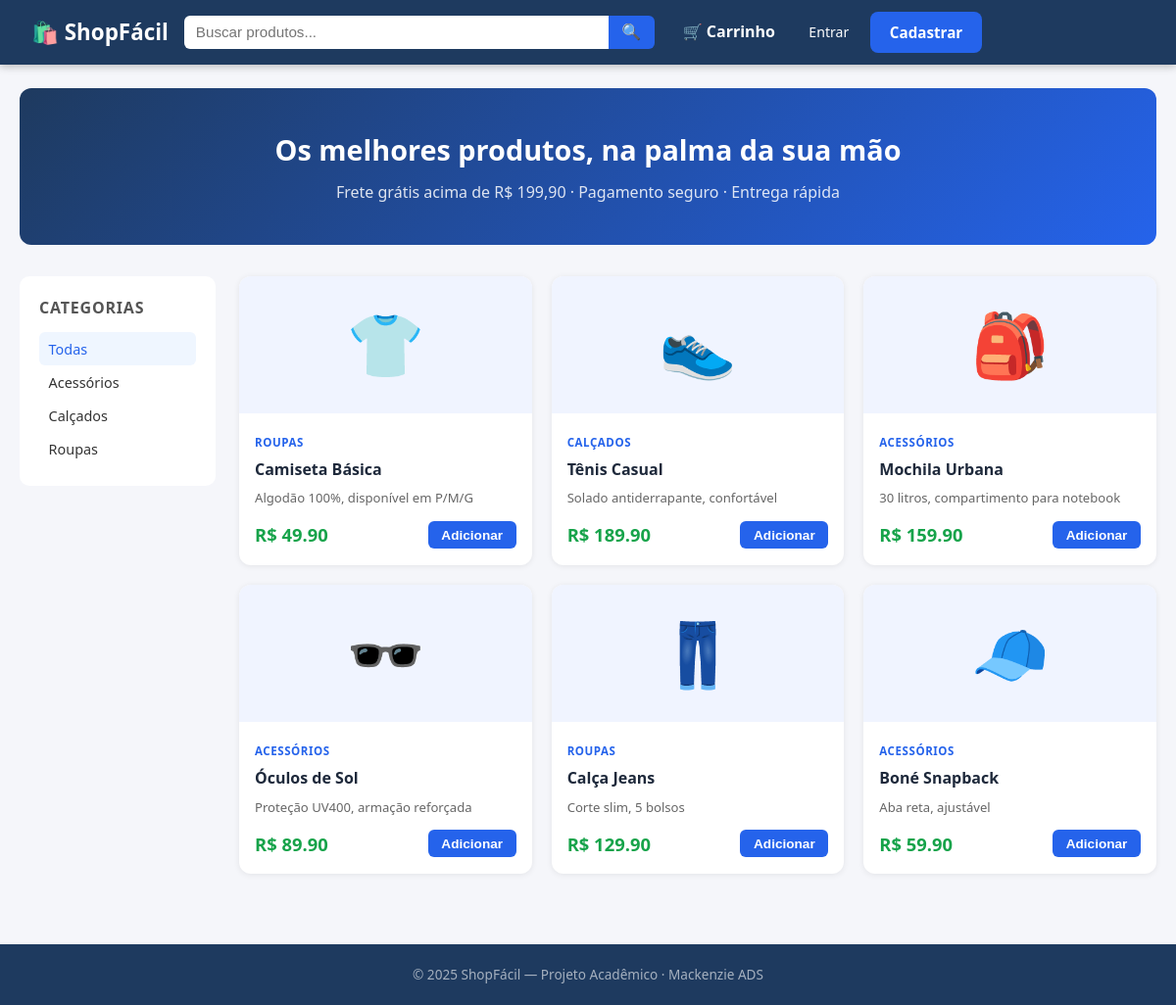
The page / on the database its author committed.
### tables this page shows
CREATE TABLE produto (
            id          INTEGER PRIMARY KEY AUTOINCREMENT,
            lojista_id  INTEGER NOT NULL REFERENCES usuario(id),
            nome        TEXT NOT NULL,
            descricao   TEXT,
            preco       REAL NOT NULL,
            estoque     INTEGER NOT NULL DEFAULT 0,
            categoria   TEXT,
            ativo       INTEGER NOT NULL DEFAULT 1
        );

### app.py (the view)
@app.route('/')
def index():
    busca = request.args.get('q', '').strip()
    categoria = request.args.get('cat', '').strip()
    sql = "SELECT * FROM produto WHERE ativo=1"
    args = []
    if busca:
        sql += " AND nome LIKE ?"
        args.append(f'%{busca}%')
    if categoria:
        sql += " AND categoria=?"
        args.append(categoria)
    produtos = query(sql, args)
    categorias = query("SELECT DISTINCT categoria FROM produto WHERE ativo=1 ORDER BY categoria")
    return render_template('index.html', produtos=produtos, categorias=categorias,
                           busca=busca, categoria_sel=categoria)

### app.py (called while the page is built)
def get_db():
    if 'db' not in g:
        g.db = sqlite3.connect(DATABASE)
        g.db.row_factory = sqlite3.Row
        g.db.execute("PRAGMA foreign_keys = ON")
    return g.db

def query(sql, args=(), one=False):
    cur = get_db().execute(sql, args)
    rv = cur.fetchall()
    return (rv[0] if rv else None) if one else rv

def get_cart():
    return session.setdefault('cart', {})

def cart_count():
    return sum(get_cart().values())

### templates/index.html (shortened to what this page needs)
{% extends 'base.html' %}
{% block content %}
<section class="hero">
  <h1>Os melhores produtos, na palma da sua mão</h1>
  <p>Frete grátis acima de R$ 199,90 · Pagamento seguro · Entrega rápida</p>
</section>
<div class="shop-layout">
  <aside class="sidebar">
    <h3>Categorias</h3>
    <ul class="cat-list">
      <li><a href="{{ url_for('index') }}" class="{{ 'active' if not categoria_sel }}">Todas</a></li>
      {% for c in categorias %}
        <li>
          <a href="{{ url_for('index', cat=c['categoria']) }}"
             class="{{ 'active' if categoria_sel == c['categoria'] }}">
            {{ c['categoria'] }}
          </a>
        </li>
      {% endfor %}
    </ul>
  </aside>
  <section class="products-area">
    {% if produtos %}
      <div class="product-grid">
        {% for p in produtos %}
          <div class="product-card">
            <div class="product-img">
              <span class="product-emoji">{{ ['👕','👟','🎒','🕶️','👖','🧢','📱','💻'][(p['id'] - 1) % 8] }}</span>
            </div>
            <div class="product-info">
              <span class="product-cat">{{ p['categoria'] }}</span>
              <h3><a href="{{ url_for('produto', pid=p['id']) }}">{{ p['nome'] }}</a></h3>
              <p class="product-desc">{{ p['descricao'][:60] }}{% if p['descricao']|length > 60 %}…{% endif %}</p>
              <div class="product-footer">
                <span class="price">R$ {{ '%.2f'|format(p['preco']) }}</span>
                {% if p['estoque'] > 0 %}
                  <form action="{{ url_for('add_cart', pid=p['id']) }}" method="post">
                    <button class="btn-add">Adicionar</button>
                  </form>
                {% else %}
                  <span class="out-of-stock">Esgotado</span>
                {% endif %}
              </div>
            </div>
          </div>
        {% endfor %}
      </div>
    {% else %}
      <div class="empty-state">
        <p>😕 Nenhum produto encontrado.</p>
        <a href="{{ url_for('index') }}" class="btn-primary">Ver todos</a>
      </div>
    {% endif %}
  </section>
</div>
{% endblock %}

### static/css/style.css (style rules this page uses)
*, *::before, *::after { box-sizing: border-box; margin: 0; padding: 0; }
body { font-family: 'Segoe UI', system-ui, sans-serif; background: #f5f6fa; color: #222; line-height: 1.6; }
a { color: #2563eb; text-decoration: none; }
.hero { background: linear-gradient(135deg, #1e3a5f, #2563eb); color: #fff; padding: 2.5rem 2rem; border-radius: 12px; margin-bottom: 2rem; text-align: center; }
.hero h1 { font-size: 1.8rem; margin-bottom: .5rem; }
.hero p { opacity: .85; }
.shop-layout { display: grid; grid-template-columns: 200px 1fr; gap: 1.5rem; }
.sidebar { background: #fff; border-radius: 10px; padding: 1.25rem; height: fit-content; }
.sidebar h3 { font-size: 1rem; margin-bottom: .75rem; color: #555; text-transform: uppercase; letter-spacing: .05em; }
.cat-list { list-style: none; }
.cat-list a { display: block; padding: .35rem .6rem; border-radius: 6px; color: #333; font-size: .9rem; }
.cat-list a:hover, .cat-list a.active { background: #eff6ff; color: #2563eb; text-decoration: none; }
.product-grid { display: grid; grid-template-columns: repeat(auto-fill, minmax(220px, 1fr)); gap: 1.25rem; }
.product-card { background: #fff; border-radius: 12px; overflow: hidden; box-shadow: 0 1px 6px rgba(0,0,0,.08); transition: transform .2s, box-shadow .2s; }
.product-img { background: #f0f4ff; height: 140px; display: flex; align-items: center; justify-content: center; }
.product-emoji { font-size: 4rem; }
.product-info { padding: 1rem; }
.product-cat { font-size: .72rem; color: #2563eb; text-transform: uppercase; letter-spacing: .05em; font-weight: 600; }
.product-info h3 { font-size: 1rem; margin: .25rem 0 .35rem; }
.product-info h3 a { color: #1e293b; }
.product-desc { font-size: .82rem; color: #666; margin-bottom: .75rem; }
.product-footer { display: flex; align-items: center; justify-content: space-between; }
.price { font-size: 1.15rem; font-weight: 700; color: #16a34a; }
.btn-add { background: #2563eb; color: #fff; border: none; padding: .4rem .85rem; border-radius: 6px; cursor: pointer; font-size: .85rem; font-weight: 600; transition: background .15s; }

### rows shown on the page
produto: id "👕", categoria "ROUPAS", nome "Camiseta Básica", descricao "Algodão 100%, disponível em P/M/G", preco "49.90"
produto: id "👟", categoria "CALÇADOS", nome "Tênis Casual", descricao "Solado antiderrapante, confortável", preco "189.90"
produto: id "🎒", categoria "ACESSÓRIOS", nome "Mochila Urbana", descricao "30 litros, compartimento para notebook", preco "159.90"
produto: id "🕶️", categoria "ACESSÓRIOS", nome "Óculos de Sol", descricao "Proteção UV400, armação reforçada", preco "89.90"
produto: id "👖", categoria "ROUPAS", nome "Calça Jeans", descricao "Corte slim, 5 bolsos", preco "129.90"
produto: id "🧢", categoria "ACESSÓRIOS", nome "Boné Snapback", descricao "Aba reta, ajustável", preco "59.90"

### other values the page prints
{{ c['categoria'] }} "Acessórios" "Calçados" "Roupas"
